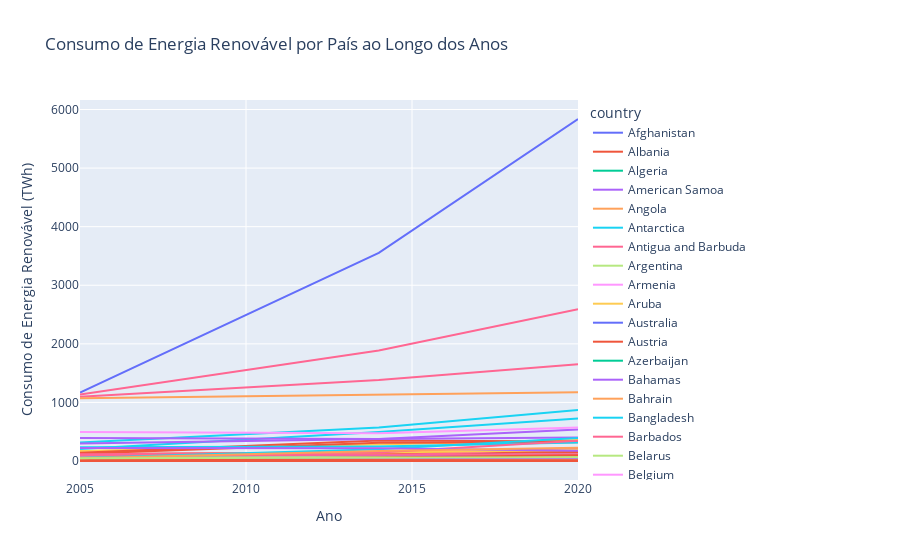

Here is the notebook cell this chart was saved with:
### Code cell
fig1 = px.line(
    df_countrys,
    x='year',
    y='green_energy_consumption',
    color='country',
    title='Consumo de Energia Renovável por País ao Longo dos Anos',
    labels={'green_energy_consumption': 'Consumo de Energia Renovável (TWh)', 'year': 'Ano'}
)
fig1.show()
